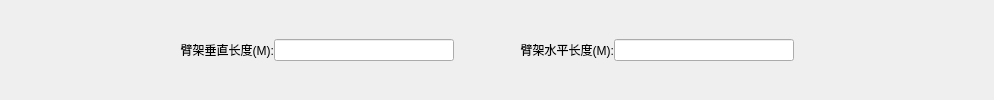
        <widget class="QWidget" name="widget_7" native="true">
         <layout class="QHBoxLayout" name="horizontalLayout_7">
          <property name="spacing">
           <number>0</number>
          </property>
          <property name="leftMargin">
           <number>0</number>
          </property>
          <property name="topMargin">
           <number>0</number>
          </property>
          <property name="rightMargin">
           <number>0</number>
          </property>
          <property name="bottomMargin">
           <number>0</number>
          </property>
          <item>
           <spacer name="horizontalSpacer_3">
            <property name="orientation">
             <enum>Qt::Horizontal</enum>
            </property>
            <property name="sizeType">
             <enum>QSizePolicy::Minimum</enum>
            </property>
            <property name="sizeHint" stdset="0">
             <size>
              <width>114</width>
              <height>20</height>
             </size>
            </property>
           </spacer>
          </item>
          <item>
           <widget class="QLabel" name="label_22">
            <property name="minimumSize">
             <size>
              <width>160</width>
              <height>0</height>
             </size>
            </property>
            <property name="maximumSize">
             <size>
              <width>160</width>
              <height>16777215</height>
             </size>
            </property>
            <property name="text">
             <string>臂架垂直长度(M):</string>
            </property>
            <property name="alignment">
             <set>Qt::AlignRight|Qt::AlignTrailing|Qt::AlignVCenter</set>
            </property>
           </widget>
          </item>
          <item>
           <widget class="QLineEdit" name="boomVerticalLenLE">
            <property name="minimumSize">
             <size>
              <width>180</width>
              <height>0</height>
             </size>
            </property>
            <property name="maximumSize">
             <size>
              <width>180</width>
              <height>16777215</height>
             </size>
            </property>
           </widget>
          </item>
          <item>
           <widget class="QLabel" name="label_21">
            <property name="minimumSize">
             <size>
              <width>160</width>
              <height>0</height>
             </size>
            </property>
            <property name="maximumSize">
             <size>
              <width>160</width>
              <height>16777215</height>
             </size>
            </property>
            <property name="text">
             <string>臂架水平长度(M):</string>
            </property>
            <property name="alignment">
             <set>Qt::AlignRight|Qt::AlignTrailing|Qt::AlignVCenter</set>
            </property>
           </widget>
          </item>
          <item>
           <widget class="QLineEdit" name="boomHorizontalLenLE">
            <property name="minimumSize">
             <size>
              <width>180</width>
              <height>0</height>
             </size>
            </property>
            <property name="maximumSize">
             <size>
              <width>180</width>
              <height>16777215</height>
             </size>
            </property>
           </widget>
          </item>
          <item>
           <spacer name="horizontalSpacer_6">
            <property name="orientation">
             <enum>Qt::Horizontal</enum>
            </property>
            <property name="sizeType">
             <enum>QSizePolicy::Maximum</enum>
            </property>
            <property name="sizeHint" stdset="0">
             <size>
              <width>200</width>
              <height>20</height>
             </size>
            </property>
           </spacer>
          </item>
         </layout>
        </widget>
